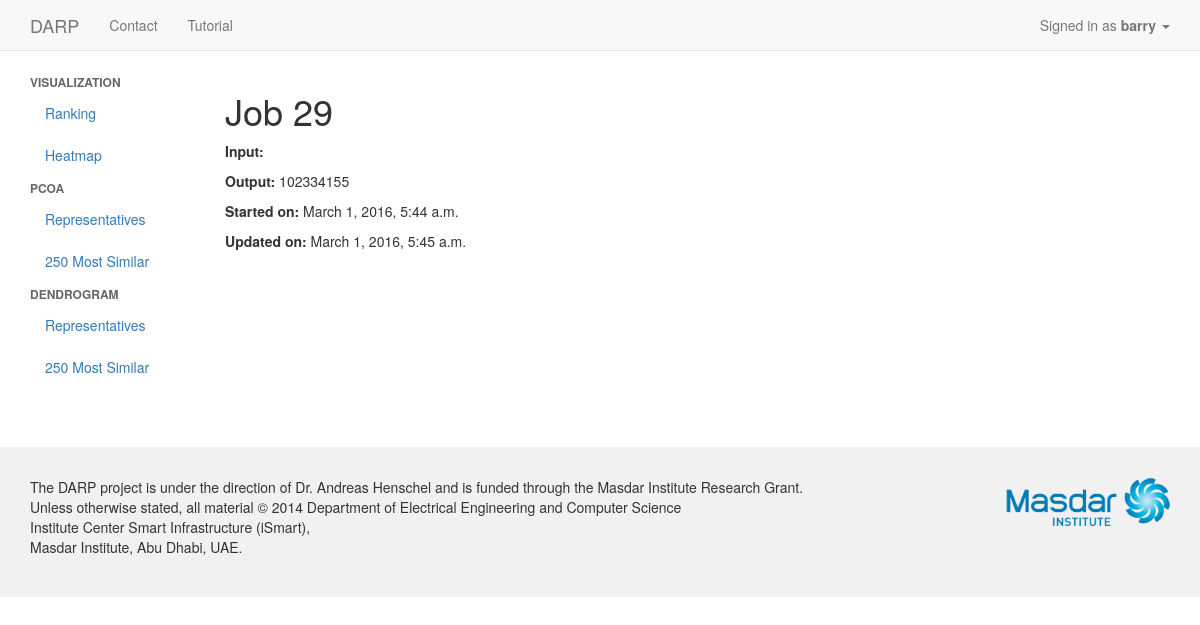
Screenshot of /job/29 (signed in) with the database file from the repository.
### app/models.py (models this page shows, shortened)
class Job(models.Model):
    user = models.ForeignKey(User, on_delete=models.CASCADE)
    completed = models.BooleanField(default=False)
    result = models.TextField()
    created_at = models.DateTimeField(auto_now_add=True)
    updated_at = models.DateTimeField(auto_now=True)

### app/views.py (the view)
# urls.py: url(r'^job/(?P<job_id>[0-9]+)$', views.job_detail, name='job_detail'),
@login_required
def job_detail(request, job_id):
    job = get_object_or_404(Job, id=job_id)
    if job.user_id == request.user.id:
        return render(request, 'app/job.html', {'job': job})
    else:
        messages.add_message(request, messages.ERROR,
                             "Unauthorized access to Job " + job_id)
        return redirect('/dashboard')

### app/templates/app/job.html
{% extends "app/layout.html" %}
{% block content %}
  <div class="row">
  	<div class="col-xs-2 col-sm-2 col-md-2 col-lg-2">
  		<ul class="nav nav-pills nav-stacked">
        <li><span class="nav-divider-custom">Visualization</span></li>
        <li><a href="#">Ranking</a></li>
        <li><a href="#">Heatmap</a></li>
        <li><span class="nav-divider-custom">PCoA</span></li>
        <li><a href="#">Representatives</a></li>
        <li><a href="#">250 Most Similar</a></li>
        <li><span class="nav-divider-custom">Dendrogram</span></li>
        <li><a href="#">Representatives</a></li>
        <li><a href="#">250 Most Similar</a></li>
      </ul>
  	</div>
    <div class="col-xs-10 col-sm-10 col-md-10 col-lg-10">
      <h1>Job {{ job.id }}</h1>
      <p>
        <strong>Input:</strong> {{ job.input }}
      </p>
      <p>
        <strong>Output:</strong> {{ job.result }}
      </p>
      <p>
        <strong>Started on:</strong> {{ job.created_at }}
      </p>
      <p>
        <strong>Updated on:</strong> {{ job.updated_at }}
      </p>
    </div>
  </div>
{% endblock %}

### app/templates/app/layout.html (shortened to what this page needs)
{% load staticfiles %}
<!DOCTYPE html>
<html lang="en">
  <head>
    <link rel="stylesheet" href="https://maxcdn.bootstrapcdn.com/bootstrap/3.3.6/css/bootstrap.min.css">
    <link rel="stylesheet" href="{% static 'app/style.css' %}">
  </head>
    <body>
      <nav class="navbar navbar-default navbar-static-top" role="navigation">
        <div class="container">
          <a class="navbar-brand" href="{% url 'app:index' %}">DARP</a>
          <ul class="nav navbar-nav">
            <li>
              <a href="{% url 'app:contact' %}">Contact</a>
            </li>
            <li>
              <a href="{% url 'app:tutorial' %}">Tutorial</a>
            </li>
          </ul>
          <ul class="nav navbar-nav navbar-right">
            {% if user.is_authenticated %}
              <li class="drowdown">
                <a href="#" class="dropdown-toggle" data-toggle="dropdown"
                   role="button" aria-haspopup="true" aria-expanded="false">
                  Signed in as <strong>{{ user.username }}</strong>
                  <span class="caret"></span>
                </a>
              </li>
            {% else %}
              <li><a href="{% url 'app:register' %}">Register</a></li>
              <li><a href="{% url 'app:login' %}">Login</a></li>
            {% endif %}
          </ul>
        </div>
      </nav>
      <div class="container container-page">
        {% block content %}
        {% endblock %}
      </div>
      <footer class="container-footer">
        <div class="container">
          <div class="row footer padded-top padded-bottom">
            <div class="col-xs-10">
              <p>
                The DARP project is under the direction of Dr. Andreas Henschel and is funded through the Masdar Institute Research Grant.<br>
                Unless otherwise stated, all material &copy; 2014 Department of Electrical Engineering and Computer Science<br>
                Institute Center Smart Infrastructure (iSmart),<br>
                Masdar Institute, Abu Dhabi, UAE.<br>
              </p>
            </div>
            <div class="col-xs-2">
              <img class="img-responsive" src="{% static 'app/masdar_logo.png' %}" alt="Masdar Insitute Logo">
            </div>
          </div>
        </div>
      </footer>
    </body>
</html>

### app/static/app/style.css (style rules this page uses)
.container-page { padding-bottom: 60px; }
.container-footer { padding: 30px 0 30px; background: #F1F1F1; }
.nav-divider-custom { background-color: #ffffff; color: #666666; font-size: 12px; font-weight: bold; height: 1px; margin: 9px 0; overflow: hidden; text-transform: uppercase; }

### rows the page displays
Job: id "29", result "102334155", created_at "March 1, 2016, 5:44 a.m.", updated_at "March 1, 2016, 5:45 a.m."

### other values shown
{{ user.username }} "barry"
